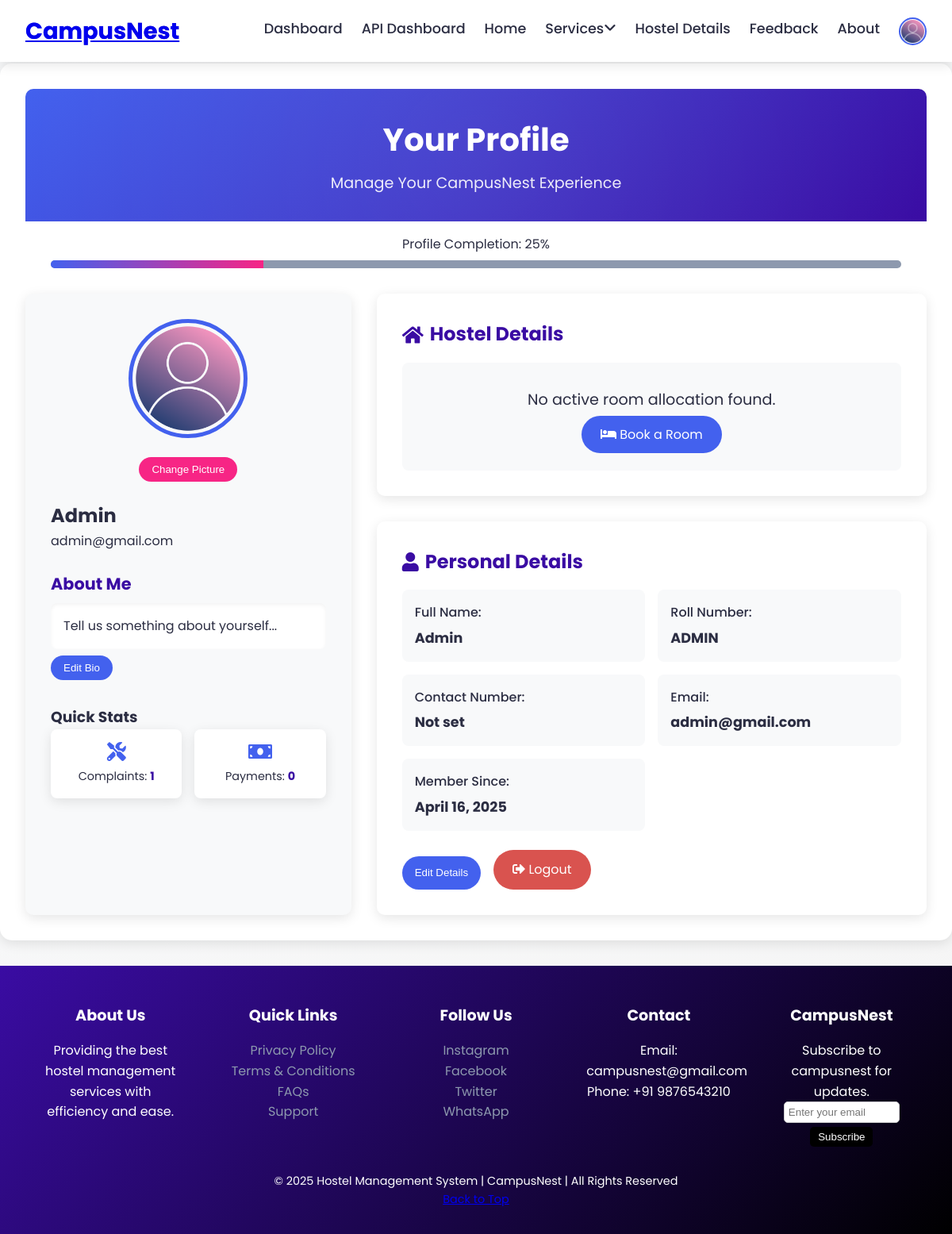
Page /profile/ (signed in) on the earlier database version.
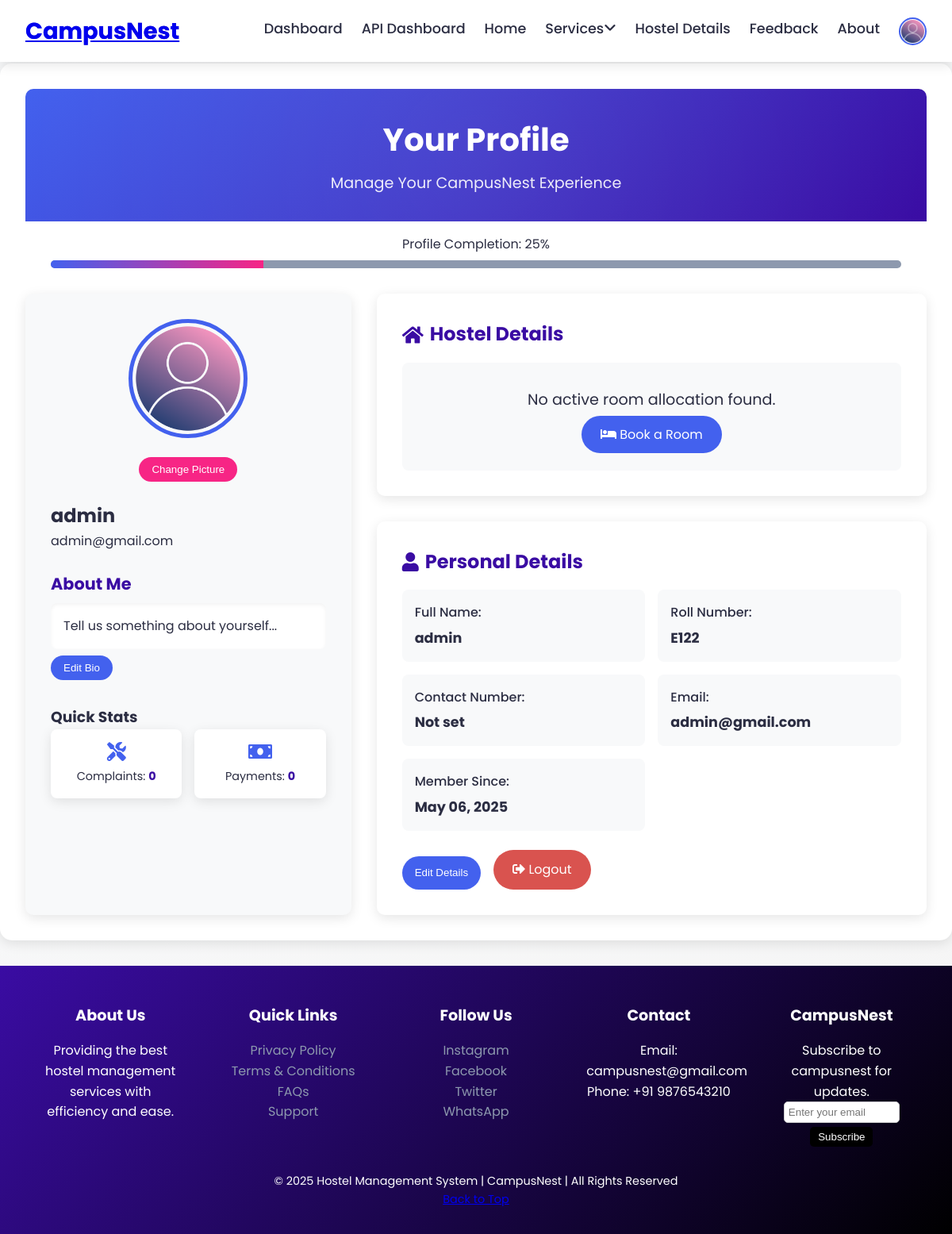
Same page on the later database version.
### Hostels/models.py (models this page shows, shortened)
class CustomUser(AbstractUser):
    username = None  # Remove username field
    email = models.EmailField(unique=True)
    roll_number = models.CharField(max_length=20, blank=True, null=True,unique=True)  # Optional field
    USERNAME_FIELD = 'email'
    REQUIRED_FIELDS = ['first_name', 'last_name','roll_number']  # roll_number is optional
    objects = CustomUserManager()

### Hostels/views.py (the view)
# urls.py: path('profile/', views.profiles, name='profiles'),
def profiles(request):
    allocation = request.user.allocations.filter(models.Q(status='confirmed') | models.Q(status='pending')).order_by('-allocation_date').first()
    student_profile = getattr(request.user, 'student_profile', None)
    profile_completion = calculate_profile_completion(request.user, student_profile)
    stats = {
        'bookings': request.user.allocations.count(),
        'complaints': request.user.complaintmaintenance_set.count(),  # Fixed
        'payments': request.user.payments.count(),
    }
    form = ProfileUpdateForm(instance=student_profile)
    return render(request, 'Rooms_profile.html', {
        'form': form,
        'student_profile': student_profile,
        'allocation': allocation,
        'profile_completion': profile_completion,
        'stats': stats,
    })

### Hostels/forms.py
class ProfileUpdateForm(forms.ModelForm):
    class Meta:
        model = StudentProfile
        fields = ['contact_number', 'profile_picture', 'bio']

### Hostels/views.py (called while the page is built)
def calculate_profile_completion(user, profile):
    fields = [
        user.get_full_name(),
        profile.bio if profile else None,
        profile.contact_number if profile else None,
        profile.profile_picture if profile else None,
    ]
    filled = sum(1 for field in fields if field)
    return (filled / len(fields)) * 100

### Hostels/templates/Rooms_profile.html (shortened to what the changed rows need)
{% extends 'Rooms_base.html' %}
{% load static %}
{% block content %}
<link rel="stylesheet" href="{% static 'css/Rooms_profile.css' %}">
<div class="profile-container">
    <header class="profile-header">
        <h1>Your Profile</h1>
    </header>
    <div class="profile-content">
        <aside class="profile-sidebar">
            <div class="profile-picture-container">
                <img src="{% if student_profile.profile_picture %}{{ student_profile.profile_picture.url }}{% else %}{% static 'images/profile.png' %}{% endif %}"
                alt="Profile Picture" class="profile-pic" id="profile-pic-display">
                <form id="profile-picture-form" method="post" enctype="multipart/form-data" action="{% url 'update_profile_pic' %}">
                </form>
            </div>
            <h2>{{ user.get_full_name|default:user.email }}</h2>
            <p class="user-email">{{ user.email }}</p>
            <div class="about-me">
                <h3>About Me</h3>
                <p id="about-me-text">{{ student_profile.bio|default:"Tell us something about yourself..." }}</p>
                <button class="edit-btn" id="edit-bio-btn">Edit Bio</button>
            </div>
            <div class="quick-stats">
                <h3>Quick Stats</h3>
                <div class="stats-grid">
                    <div class="stat-item">
                        <p>Complaints: <strong>{{ stats.complaints|default:0 }}</strong></p>
                    </div>
                </div>
            </div>
        </aside>
        <main class="profile-main">
<div class="profile-section card">
    <h2><i class="fas fa-home"></i> Hostel Details</h2>
</div>
            <div class="profile-section card">
                <h2><i class="fas fa-user"></i> Personal Details</h2>
                <div class="details-grid">
                    <div class="detail-item">
                        <span>Full Name:</span>
                        <strong>{{ user.get_full_name|default:"Not set" }}</strong>
                    </div>
                    <div class="detail-item">
                        <span>Roll Number:</span>
                        <strong>{{ user.roll_number|default:"Not set" }}</strong>
                    </div>
                    <div class="detail-item">
                        <span>Email:</span>
                        <strong>{{ user.email }}</strong>
                    </div>
                    <div class="detail-item">
                        <span>Member Since:</span>
                        <strong>{{ user.date_joined|date:"F d, Y" }}</strong>
                    </div>
                </div>
            </div>
        </main>
    </div>
</div>
{% endblock %}

Differences in the rows shown:
changed CustomUser "admin@gmail.com": get_full_name "Admin" → "admin"; roll_number "ADMIN" → "E122"; date_joined "April 16, 2025" → "May 06, 2025"
Other differences:
{{ stats.complaints|default:0 }}: "1" → "0"
